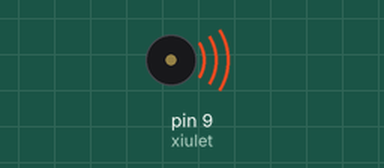
Recording of a sketch running on a simulated Arduino Uno, built with avr-gcc and run on an emulated ATmega328P. Parts: buzzer (waves = sounding).

Above: at 1.5 s.
At 24.0 s:
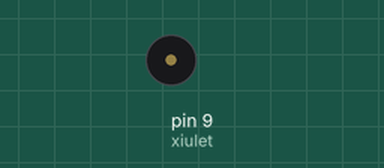
Timing chart, 0 to 26.0 s (numbered marks = the images above):
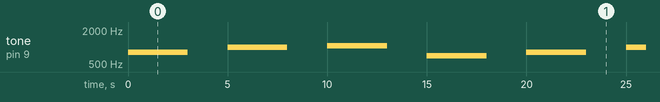

The sketch:

Ex_3.ino
```cpp
/****************************************************************
**                                                             **
**                         TÍTOL:                              **
**          Posar un nom representatiu del programa            **
**                                                             **
**  NOM: Alex P                      DATA: xx/xx/20xx **
****************************************************************/
//********** Includes *************************************************************

//********** Variables ************************************************************
const byte xiulet = 9;        // donar nom al pin 9 de l’Arduino

//********** Setup ****************************************************************
void setup()
{
  pinMode(xiulet, OUTPUT);   // definir el pin 9 com una sortida
}

//********** Loop *****************************************************************
void loop()
{

  tone(xiulet, 800, 3000);    // El xiulet sona durant 3s a 800 Hz.

  delay(5000);                 // Pausa de 3s.

  tone(xiulet, 1000, 3000);    // El xiulet sona durant 3s a 1000 Hz.

  delay(5000);                 // Pausa de 3s.

  tone(xiulet, 1050, 3000);    // El xiulet sona durant 3s a 1050 Hz.

  delay(5000);                 // Pausa de 3s.

  tone(xiulet, 700, 3000);    // El xiulet sona durant 3s a 700 Hz.

  delay(5000);                //Pausa de 3s i torna a començar.

}

//********** Funcions *************************************************************
```

Measured:
- by itself, tone on pin 9 (xiulet): repeats every 20.0 s: silent 2.0 s, 1000 Hz 3.0 s, silent 2.0 s, 1050 Hz 3.0 s, silent 2.0 s, 700 Hz 3.0 s, silent 2.0 s, 800 Hz 3.0 s
